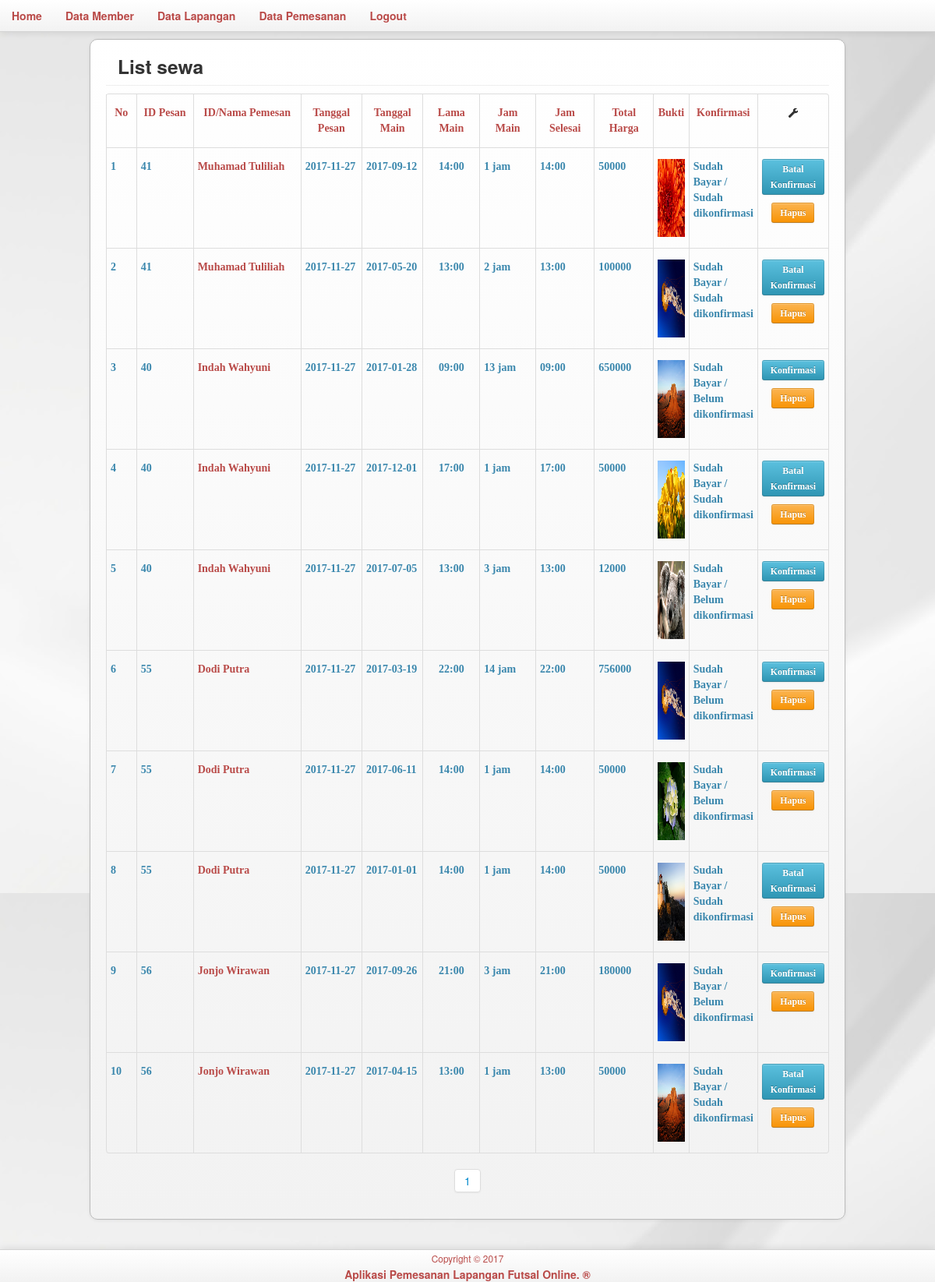
The page /adm/pemesanan.php?hal=1 (signed in) on the database its author committed.
### tables this page shows
CREATE TABLE `sewa` (
  `idsewa` int(11) NOT NULL,
  `iduser` int(11) NOT NULL,
  `idlap` int(11) NOT NULL,
  `tgl_pesan` date NOT NULL,
  `lama` int(11) NOT NULL,
  `jmulai` datetime NOT NULL,
  `jhabis` datetime NOT NULL,
  `jns` varchar(10) NOT NULL,
  `harga` int(11) NOT NULL,
  `tot` int(11) NOT NULL
);

CREATE TABLE `user` (
  `id_user` int(11) NOT NULL,
  `email` varchar(50) NOT NULL,
  `password` varchar(32) NOT NULL,
  `hp` varchar(20) NOT NULL,
  `jenis_kelamin` varchar(10) NOT NULL,
  `nama_lengkap` varchar(60) NOT NULL,
  `alamat` text NOT NULL
);

CREATE TABLE `bayar` (
  `idbayar` int(11) NOT NULL,
  `idsewa` int(11) NOT NULL,
  `bukti` text NOT NULL,
  `tgl_upload` date NOT NULL,
  `konfirmasi` varchar(10) NOT NULL
);

### adm/pemesanan.php (the view, shortened to what this page needs)
<?php
	$i = 1;
	$jml_per_halaman = 10;
	$jml_data = mysql_num_rows(mysql_query("select * from sewa"));
	$jml_halaman = ceil($jml_data / $jml_per_halaman);
	if(isset($_GET['hal'])){
			$hal = $_GET['hal'];
			$i = ($hal - 1) * $jml_per_halaman  + 1;
			$s = mysql_query("select * from sewa
 order by idsewa desc limit ".(($hal - 1) * $jml_per_halaman).", $jml_per_halaman");
	}else{
		$s = mysql_query("select * from sewa
 order by idsewa desc limit 0, $jml_per_halaman")
				or die(mysql_error());
	}
?>
<!DOCTYPE html>
<html lang="en">
<head>
	<link href="css/bootstrap.min.css" rel="stylesheet" media="screen">
</head>
<body>
<?php
	include_once('menu.php');
?>
<div class="container">
        <div class="navbar-inner" style="border:1px solid #bbb; border-radius:10px; padding:10px 20px 10px 20px; margin-top:50px; margin-left:auto; margin-right:auto;">
			<div>
            	<div class="modal-header">
                	<h3>List sewa</h3>
                </div>
                <div style="margin-top:10px">
                    <table class="table table-condensed table-bordered table-hover">
                    <thead>
                    	<td width="5%"><font face="Comic Sans MS, cursive" class="text-error text-center"><h5>No</h5></font></td>
                        <td width="10%"><font face="Comic Sans MS, cursive" class="text-error text-center"><h5>ID Pesan</h5></font></td>
						<td width="20%"><font face="Comic Sans MS, cursive" class="text-error text-center"><h5>ID/Nama Pemesan</h5></font></td>
						<td width="10%"><font face="Comic Sans MS, cursive" class="text-error text-center"><h5>Tanggal Pesan</h5></font></td>
						<td width="10%"><font face="Comic Sans MS, cursive" class="text-error text-center"><h5>Tanggal Main</h5></font></td>
						<td width="10%"><font face="Comic Sans MS, cursive" class="text-error text-center"><h5>Lama Main</h5></font></td>
						<td width="10%"><font face="Comic Sans MS, cursive" class="text-error text-center"><h5>Jam Main</h5></font></td>
						<td width="10%"><font face="Comic Sans MS, cursive" class="text-error text-center"><h5>Jam Selesai</h5></font></td>
						<td width="10%"><font face="Comic Sans MS, cursive" class="text-error text-center"><h5>Total Harga</h5></font></td>
						<td width="10%"><font face="Comic Sans MS, cursive" class="text-error text-center"><h5>Bukti</h5></font></td>
						<td width="10%"><font face="Comic Sans MS, cursive" class="text-error text-center"><h5>Konfirmasi</h5></font></td>
                        <td width="5%"><font face="Comic Sans MS, cursive" class="text-error text-center"><h5><span class="icon-wrench"></span></h5></font></td>
                    </thead>
                    <?php
						while($data=mysql_fetch_array($s)){
						$qb=mysql_query("select * from bayar where idsewa='$data[idsewa]'");
  if(mysql_num_rows($qb)>0){
  $b=mysql_fetch_array($qb);
  $konfirmasi="$b[konfirmasi] dikonfirmasi";
  $bayar="Sudah Bayar";
  if($b['konfirmasi']=="Sudah"){
  $bkonf="Batal Konfirmasi";
  $lkonf="btlkonfirmasi";
  }else{
  $bkonf="Konfirmasi";
  $lkonf="konfirmasi";
  }
  }else{
  $konfirmasi="Belum Dikonfirmasi";
  $bayar="Belum Bayar";
  }
  $u=mysql_fetch_array(mysql_query("select * from user where id_user='$data[iduser]'"));
							$nama=$u['nama_lengkap'];
							$email=$data['iduser'];
							$kode=$data['idsewa'];
							 $tg=substr("$data[jmulai]",0,10);
 $jmul=substr("$data[jmulai]",11,5);
 $jhab=substr("$data[jhabis]",11,5);
                    ?>
                    <tbody>
                    	<td><font face="Comic Sans MS, cursive" class="text-info text-left"><h5><?php echo $i ?></h5></font></td>
                        <td><font face="Comic Sans MS, cursive" class="text-info text-left"><h5><?php echo "$email";?></h5></font></td>
                        <td><font face="Comic Sans MS, cursive" class="text-error text-left"><h5><?php echo "$nama";?></h5></font></td>
						<td><font face="Comic Sans MS, cursive" class="text-info text-left"><h5><?php echo "$data[tgl_pesan]";?></h5></font></td>
						<td><font face="Comic Sans MS, cursive" class="text-info text-left"><h5><?php echo "$tg";?></h5></font></td>
                        <td><font face="Comic Sans MS, cursive" class="text-info text-left"><h5 align="center"><?php echo "$jmul";?></h5></font></td>
                        <td><font face="Comic Sans MS, cursive" class="text-info text-left"><h5><?php echo "$data[lama] jam";?></h5></font></td>
						<td><font face="Comic Sans MS, cursive" class="text-info text-left"><h5><?php echo "$jhab";?></h5></font></td>
                        <td><font face="Comic Sans MS, cursive" class="text-info text-left"><h5><?php echo "$data[tot]";?></h5></font></td>
						<?php
						if($b['bukti']!=""){
						$bukti="<img src='../bukti/$b[bukti]' style='width:100px;height:100px;' />";
						}else{$bukti="Belum ada";}
						?>
						<td><font face="Comic Sans MS, cursive" class="text-info text-left"><h5><?php echo "$bukti";?></h5></font></td>
                        <td><font face="Comic Sans MS, cursive" class="text-info text-left"><h5><?php echo"$bayar / $konfirmasi";?></h5></font></td>
                        <td>
                        	<font face="Comic Sans MS, cursive" class="text-info text-center"><h5>
                                <a ace="Comic Sans MS, cursive" class="text-info text-center"><h5>
                                <a class="btn btn-small btn-info" href="pemesanan.<?php echo $lkonf; ?>.php?kode=<?php echo $kode;?>" data-toggle="tooltip" data-placement="bottom"
                                    title="Konfirmasi"><?php echo"$bkonf"; ?></a> <p></p> <a class="btn btn-small btn-warning" href="pemesanan.delete.php?kode=<?php echo $kode;?>" data-toggle="tooltip" data-placement="bottom"
                                    title="Hapus">Hapus</a>
							</h5></font>
						</td>
                    </tbody>
                    <?php $i++; } ?>
                    </table>
                    </div>
                    <div class="pagination pagination-centered">
                        <ul>
                            <?php for($i = 1; $i <= $jml_halaman; $i++) { ?>
                                <li><a href="sewa.php?hal=<?php echo $i ?>"><?php echo $i ?></a></li>
                            <?php } ?>
                        </ul>
                    </div>
                </div>
			</div>
    	</div>
<br><br><br><br>
<?php include_once('../footer.php'); ?>
</body>
</html>

### adm/pemesanan.php (style rules this page uses)
body { background-image: url(../img/body.jpg); background-repeat: repeat; background-attachment: fixed; }

### rows shown on the page
sewa: iduser "41", iduser.nama_lengkap "Muhamad Tuliliah", tgl_pesan "2017-11-27", jmulai "2017-09-12", jmulai "14:00", lama "1", jhabis "14:00", tot "50000", bayar.bukti (picture), bayar "Sudah Bayar", bayar.konfirmasi "Sudah dikonfirmasi", bayar.konfirmasi "Batal Konfirmasi"
sewa: iduser "41", iduser.nama_lengkap "Muhamad Tuliliah", tgl_pesan "2017-11-27", jmulai "2017-05-20", jmulai "13:00", lama "2", jhabis "13:00", tot "100000", bayar.bukti (picture), bayar "Sudah Bayar", bayar.konfirmasi "Sudah dikonfirmasi", bayar.konfirmasi "Batal Konfirmasi"
sewa: iduser "40", iduser.nama_lengkap "Indah Wahyuni", tgl_pesan "2017-11-27", jmulai "2017-01-28", jmulai "09:00", lama "13", jhabis "09:00", tot "650000", bayar.bukti (picture), bayar "Sudah Bayar", bayar.konfirmasi "Belum dikonfirmasi", bayar.konfirmasi "Konfirmasi"
sewa: iduser "40", iduser.nama_lengkap "Indah Wahyuni", tgl_pesan "2017-11-27", jmulai "2017-12-01", jmulai "17:00", lama "1", jhabis "17:00", tot "50000", bayar.bukti (picture), bayar "Sudah Bayar", bayar.konfirmasi "Sudah dikonfirmasi", bayar.konfirmasi "Batal Konfirmasi"
sewa: iduser "40", iduser.nama_lengkap "Indah Wahyuni", tgl_pesan "2017-11-27", jmulai "2017-07-05", jmulai "13:00", lama "3", jhabis "13:00", tot "12000", bayar.bukti (picture), bayar "Sudah Bayar", bayar.konfirmasi "Belum dikonfirmasi", bayar.konfirmasi "Konfirmasi"
sewa: iduser "55", iduser.nama_lengkap "Dodi Putra", tgl_pesan "2017-11-27", jmulai "2017-03-19", jmulai "22:00", lama "14", jhabis "22:00", tot "756000", bayar.bukti (picture), bayar "Sudah Bayar", bayar.konfirmasi "Belum dikonfirmasi", bayar.konfirmasi "Konfirmasi"
sewa: iduser "55", iduser.nama_lengkap "Dodi Putra", tgl_pesan "2017-11-27", jmulai "2017-06-11", jmulai "14:00", lama "1", jhabis "14:00", tot "50000", bayar.bukti (picture), bayar "Sudah Bayar", bayar.konfirmasi "Belum dikonfirmasi", bayar.konfirmasi "Konfirmasi"
sewa: iduser "55", iduser.nama_lengkap "Dodi Putra", tgl_pesan "2017-11-27", jmulai "2017-01-01", jmulai "14:00", lama "1", jhabis "14:00", tot "50000", bayar.bukti (picture), bayar "Sudah Bayar", bayar.konfirmasi "Sudah dikonfirmasi", bayar.konfirmasi "Batal Konfirmasi"
sewa: iduser "56", iduser.nama_lengkap "Jonjo Wirawan", tgl_pesan "2017-11-27", jmulai "2017-09-26", jmulai "21:00", lama "3", jhabis "21:00", tot "180000", bayar.bukti (picture), bayar "Sudah Bayar", bayar.konfirmasi "Belum dikonfirmasi", bayar.konfirmasi "Konfirmasi"
sewa: iduser "56", iduser.nama_lengkap "Jonjo Wirawan", tgl_pesan "2017-11-27", jmulai "2017-04-15", jmulai "13:00", lama "1", jhabis "13:00", tot "50000", bayar.bukti (picture), bayar "Sudah Bayar", bayar.konfirmasi "Sudah dikonfirmasi", bayar.konfirmasi "Batal Konfirmasi"
